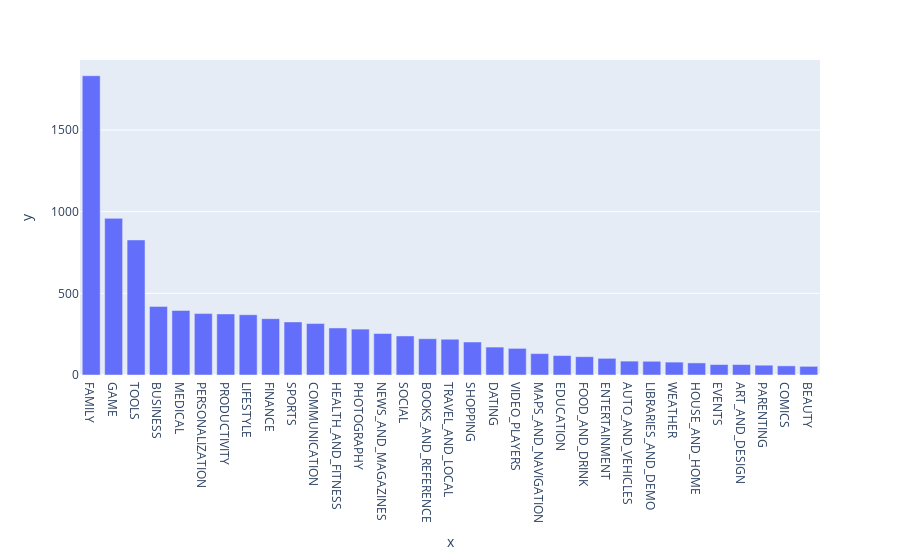

The code cell stored with this chart in its notebook:
### Markdown cell above
<p dir=rtl style="direction: rtl;text-align: right;line-height:200%;font-family:vazir;font-size:medium">
<font face="vazir" size=3>
    برای یافتن پاسخ سوالات بالا سلول زیر را پر کنید!
    در سلول زیر ابتدا تعداد رخداد هر دسته را محاسبه کنید سپس برای آن ها 
    نمودار میله ای بکشید.
  </font>
</p>

### Code cell
# Count the number of apps in each 'Category'. 
num_apps_in_category = data["Category"].value_counts()

# Sort num_apps_in_category in descending order based on the count of apps in each category
sorted_num_apps_in_category = num_apps_in_category.sort_values(ascending=False)

bar_figure = px.bar(
        x = num_apps_in_category.index, # index = category name
        y = num_apps_in_category.values, # value = count
)
bar_figure.show()

### Figure 1 — Plotly figure (JSON) as saved in the notebook; plotly's stock layout.template omitted (floating-point values rounded to 4 significant figures)
{"data": [{"alignmentgroup": "True", "hovertemplate": "x=%{x}<br>y=%{y}<extra></extra>", "legendgroup": "", "marker": {"color": "#636efa", "pattern": {"shape": ""}}, "name": "", "offsetgroup": "", "orientation": "v", "showlegend": false, "textposition": "auto", "type": "bar", "x": ["FAMILY", "GAME", "TOOLS", "BUSINESS", "MEDICAL", "PERSONALIZATION", "PRODUCTIVITY", "LIFESTYLE", "FINANCE", "SPORTS", "COMMUNICATION", "HEALTH_AND_FITNESS", "PHOTOGRAPHY", "NEWS_AND_MAGAZINES", "SOCIAL", "BOOKS_AND_REFERENCE", "TRAVEL_AND_LOCAL", "SHOPPING", "DATING", "VIDEO_PLAYERS", "MAPS_AND_NAVIGATION", "EDUCATION", "FOOD_AND_DRINK", "ENTERTAINMENT", "AUTO_AND_VEHICLES", "LIBRARIES_AND_DEMO", "WEATHER", "HOUSE_AND_HOME", "EVENTS", "ART_AND_DESIGN", "PARENTING", "COMICS", "BEAUTY"], "xaxis": "x", "y": [1832, 959, 827, 420, 395, 376, 374, 369, 345, 325, 315, 288, 281, 254, 239, 222, 219, 202, 171, 163, 131, 119, 112, 102, 85, 84, 79, 74, 64, 64, 60, 56, 53], "yaxis": "y"}], "layout": {"barmode": "relative", "legend": {"tracegroupgap": 0}, "margin": {"t": 60}, "xaxis": {"anchor": "y", "domain": [0, 1], "title": {"text": "x"}}, "yaxis": {"anchor": "x", "domain": [0, 1], "title": {"text": "y"}}}}
